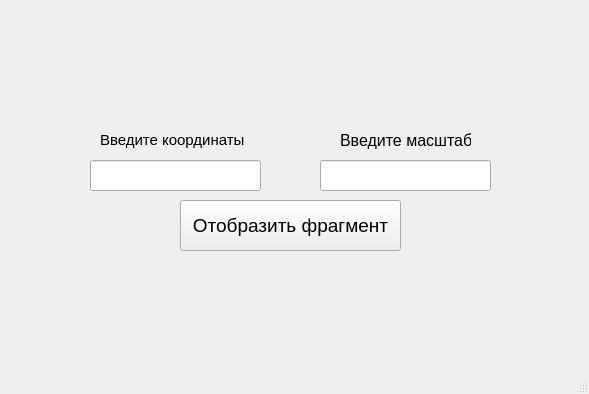
<?xml version="1.0" encoding="UTF-8"?>
<ui version="4.0">
 <class>MainWindow</class>
 <widget class="QMainWindow" name="MainWindow">
  <property name="geometry">
   <rect>
    <x>0</x>
    <y>0</y>
    <width>589</width>
    <height>394</height>
   </rect>
  </property>
  <property name="windowTitle">
   <string>MainWindow</string>
  </property>
  <widget class="QWidget" name="centralwidget">
   <widget class="QPushButton" name="startButton">
    <property name="geometry">
     <rect>
      <x>180</x>
      <y>200</y>
      <width>221</width>
      <height>51</height>
     </rect>
    </property>
    <property name="font">
     <font>
      <pointsize>14</pointsize>
     </font>
    </property>
    <property name="text">
     <string>Отобразить фрагмент</string>
    </property>
   </widget>
   <widget class="QLineEdit" name="coordsEdit">
    <property name="geometry">
     <rect>
      <x>90</x>
      <y>160</y>
      <width>171</width>
      <height>31</height>
     </rect>
    </property>
   </widget>
   <widget class="QLineEdit" name="scaleEdit">
    <property name="geometry">
     <rect>
      <x>320</x>
      <y>160</y>
      <width>171</width>
      <height>31</height>
     </rect>
    </property>
   </widget>
   <widget class="QLabel" name="label">
    <property name="geometry">
     <rect>
      <x>100</x>
      <y>130</y>
      <width>151</width>
      <height>20</height>
     </rect>
    </property>
    <property name="font">
     <font>
      <pointsize>11</pointsize>
     </font>
    </property>
    <property name="text">
     <string>Введите координаты</string>
    </property>
   </widget>
   <widget class="QLabel" name="label_2">
    <property name="geometry">
     <rect>
      <x>340</x>
      <y>130</y>
      <width>131</width>
      <height>21</height>
     </rect>
    </property>
    <property name="font">
     <font>
      <pointsize>12</pointsize>
     </font>
    </property>
    <property name="text">
     <string>Введите масштаб</string>
    </property>
   </widget>
  </widget>
  <widget class="QMenuBar" name="menubar">
   <property name="geometry">
    <rect>
     <x>0</x>
     <y>0</y>
     <width>589</width>
     <height>21</height>
    </rect>
   </property>
  </widget>
  <widget class="QStatusBar" name="statusbar"/>
 </widget>
 <resources/>
 <connections/>
</ui>
